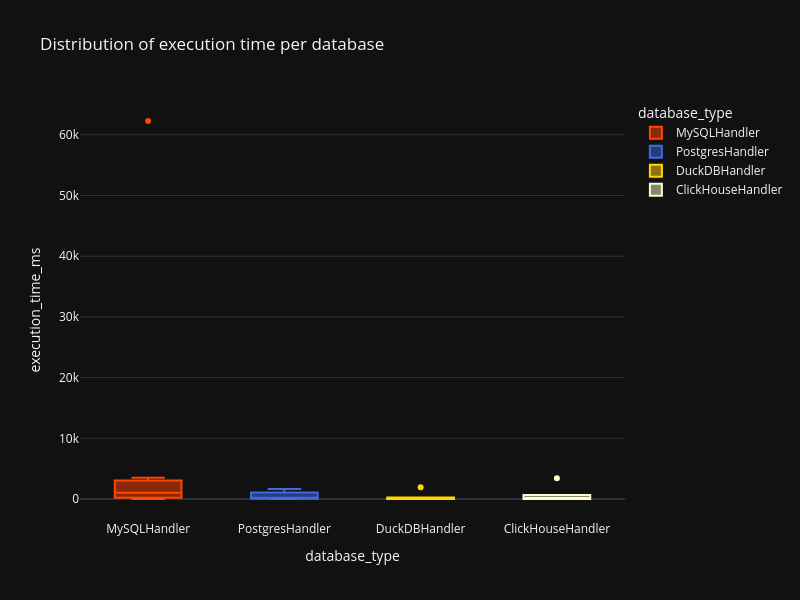

Notebook source saved alongside this figure:
### Code cell
execution_time_box = px.box(
    top_df,
    x='database_type',
    y='execution_time_ms',
    title='Distribution of execution time per database',
    #labels={'database_type': 'Database System', 'cpu_usage_percent': 'Average CPU Utilization (%)'},
    template=template,
    height=600,
    width=800,
    color='database_type',
    color_discrete_map=color_map
)

execution_time_box.show()

### Figure 1 — Plotly figure (JSON) as saved in the notebook; plotly's stock layout.template omitted (floating-point values rounded to 4 significant figures)
{"data": [{"alignmentgroup": "True", "hovertemplate": "database_type=%{x}<br>execution_time_ms=%{y}<extra></extra>", "legendgroup": "MySQLHandler", "marker": {"color": "orangered"}, "name": "MySQLHandler", "notched": false, "offsetgroup": "MySQLHandler", "orientation": "v", "showlegend": true, "type": "box", "x": ["MySQLHandler", "MySQLHandler", "MySQLHandler", "MySQLHandler", "MySQLHandler", "MySQLHandler", "MySQLHandler"], "x0": " ", "xaxis": "x", "y": [22.9, 149.3, 1027.0, 1717.0, 451.4, 3492.0, 62270.0], "y0": " ", "yaxis": "y"}, {"alignmentgroup": "True", "hovertemplate": "database_type=%{x}<br>execution_time_ms=%{y}<extra></extra>", "legendgroup": "PostgresHandler", "marker": {"color": "royalblue"}, "name": "PostgresHandler", "notched": false, "offsetgroup": "PostgresHandler", "orientation": "v", "showlegend": true, "type": "box", "x": ["PostgresHandler", "PostgresHandler", "PostgresHandler", "PostgresHandler", "PostgresHandler", "PostgresHandler", "PostgresHandler"], "x0": " ", "xaxis": "x", "y": [20.75, 42.51, 67.06, 591.8, 73.24, 1645.0, 1241.0], "y0": " ", "yaxis": "y"}, {"alignmentgroup": "True", "hovertemplate": "database_type=%{x}<br>execution_time_ms=%{y}<extra></extra>", "legendgroup": "DuckDBHandler", "marker": {"color": "gold"}, "name": "DuckDBHandler", "notched": false, "offsetgroup": "DuckDBHandler", "orientation": "v", "showlegend": true, "type": "box", "x": ["DuckDBHandler", "DuckDBHandler", "DuckDBHandler", "DuckDBHandler", "DuckDBHandler", "DuckDBHandler", "DuckDBHandler"], "x0": " ", "xaxis": "x", "y": [19.15, 2.563, 9.789, 208.5, 2.911, 1924.0, 237.6], "y0": " ", "yaxis": "y"}, {"alignmentgroup": "True", "hovertemplate": "database_type=%{x}<br>execution_time_ms=%{y}<extra></extra>", "legendgroup": "ClickHouseHandler", "marker": {"color": "lemonchiffon"}, "name": "ClickHouseHandler", "notched": false, "offsetgroup": "ClickHouseHandler", "orientation": "v", "showlegend": true, "type": "box", "x": ["ClickHouseHandler", "ClickHouseHandler", "ClickHouseHandler", "ClickHouseHandler", "ClickHouseHandler", "ClickHouseHandler", "ClickHouseHandler"], "x0": " ", "xaxis": "x", "y": [36.33, 7.01, 17.5, 669.6, 6.344, 3438.0, 668.6], "y0": " ", "yaxis": "y"}], "layout": {"boxmode": "overlay", "height": 600, "legend": {"title": {"text": "database_type"}, "tracegroupgap": 0}, "title": {"text": "Distribution of execution time per database"}, "width": 800, "xaxis": {"anchor": "y", "categoryarray": ["MySQLHandler", "PostgresHandler", "DuckDBHandler", "ClickHouseHandler"], "categoryorder": "array", "domain": [0, 1], "title": {"text": "database_type"}}, "yaxis": {"anchor": "x", "domain": [0, 1], "title": {"text": "execution_time_ms"}}}}
